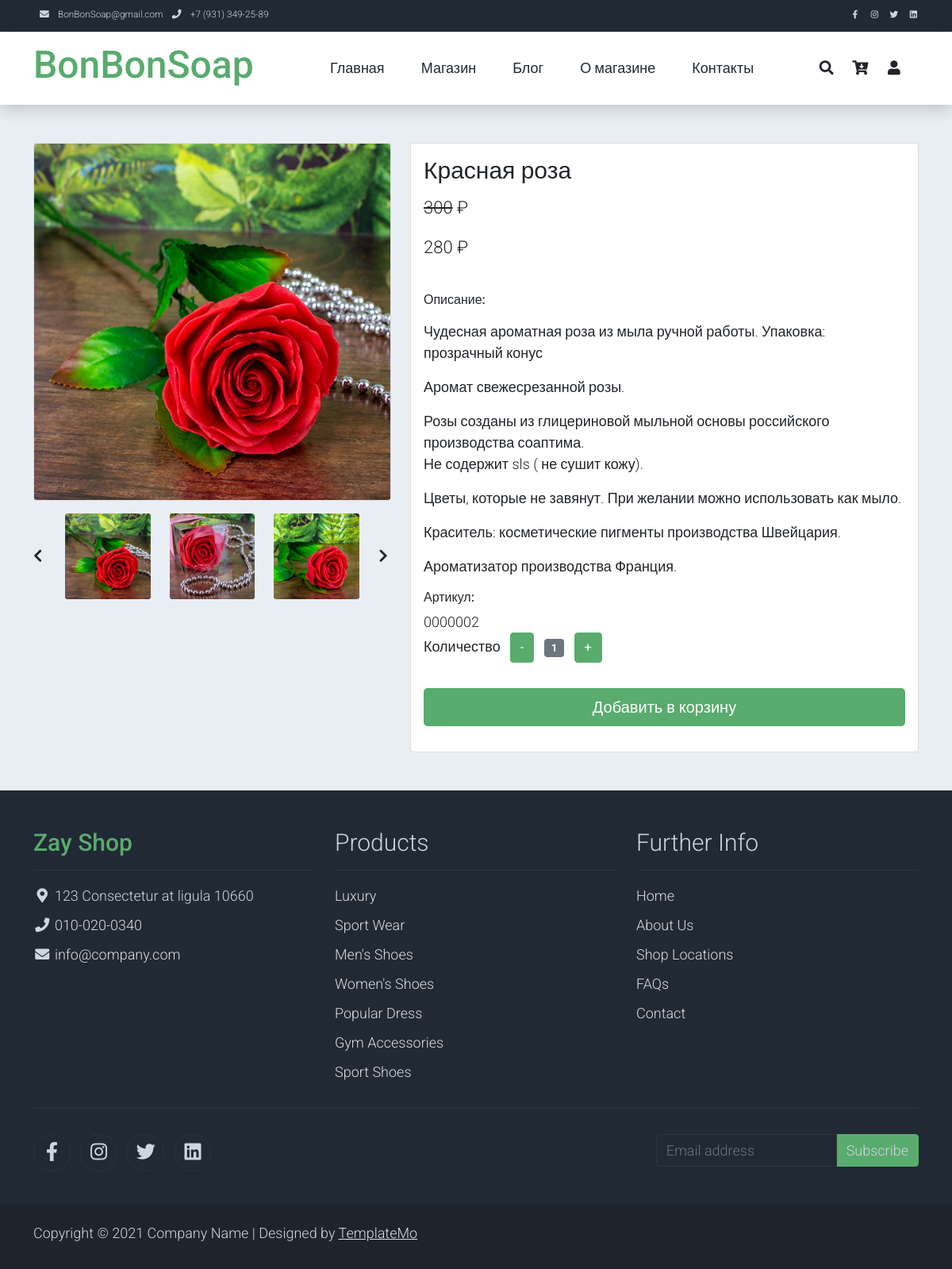
The app's page /shop-single/krasnaya_roza/ with its own data.
### product/models.py (models this page shows, shortened)
class ProductImage(models.Model):
    product = models.ForeignKey(Product, blank=True, null=True, default=None,
                                on_delete=models.SET_DEFAULT)  # Связь с товаром
    image = models.ImageField(upload_to='product_image/')  # Ссылка на фотографию товара
    active = models.BooleanField(default=True)  # Отображать фотографию
    main = models.BooleanField(default=False, verbose_name=u'Главная')  # Главная фотография
    class Meta:
        verbose_name = 'Фотография'
        verbose_name_plural = 'Фотографии'

class Product(models.Model):
    name = models.CharField(max_length=128, verbose_name=u'Название')  # Название товара
    category = models.ForeignKey(Category, on_delete=models.PROTECT,
                                 verbose_name=u'Категория')  # К какой категории относится товар
    alias = models.CharField(max_length=64, blank=False, unique=True, default='!!!', verbose_name=u'Псевдоним')  # Псевдоним поля
    holiday = models.ManyToManyField(Holiday, default='1', blank=False,
                                 verbose_name=u'Праздник')  # К какому празднику подходит товар
    description = models.TextField(blank=True, verbose_name=u'Описание')  # Описание товара
    price = models.IntegerField(default=0, verbose_name=u'Цена')  # Цена за единицу
    quantity = models.IntegerField(default=0, verbose_name=u'Остаток')  # Остаток на складе
    popular = models.IntegerField(default=0, verbose_name=u'Популярность')  # Популярность товара
    discount = models.IntegerField(default=0, verbose_name=u'Скидка')  # Скидка (сумма скидки, не %)
    active = models.BooleanField(default=True, verbose_name=u'Активен')  # Товар Активен
    article = models.CharField(max_length=8,
                               blank=True, default=None,
                               verbose_name=u'Артикль')  # Артикль (получается с применением префикса PRODUCT_PREFIX)
    class Meta:
        verbose_name = 'Товар'
        verbose_name_plural = 'Товары'

### shop/views.py (the view)
# urls.py: path('shop-single/', shop_single, name='shop-single'),
def shop_single(request, product=None):
    if product == None:
        return redirect('shop')
    try:
        product = Product.objects.get(alias=product)
    except:
        return redirect('shop')
    images = product.productimage_set.filter(active=True)
    if len(images):
        main_image = images[0].image.url
    else:
        main_image = settings.NO_PHOTO
    for image in images:
        if image.main:
            main_image = image.image.url
            break
    images = [images[i:i + 3] for i in range(0, len(images), 3)]  # Разбиваем список картинок по 3
    discount_price = product.price - product.discount if product.discount else 0
    return render(request, 'shop-single.html', locals())

### profile/templatetags/user_tags.py (called while the page is built)
@register.simple_tag(takes_context=True)
def basket_count(context):
    request = context['request']
    try:
        if request.user.is_authenticated:
            basket = Profile.objects.get(user=request.user).basket
        else:
            if 'basket' in request.session:
                basket = request.session['basket']
            else:
                return ''
        if not isinstance(basket, dict):
            basket = eval(basket)
    except:
        return ''
    q = sum(x for x in basket.values())
    return q if q else ''

### templates/shop-single.html (shortened to what this page needs)
{% extends 'base.html' %}
{% load static %}
{% block content %}
    <section class="bg-light">
        <div class="container pb-5">
            <div class="row">
                <div class="col-lg-5 mt-5">
                    <div class="card mb-3">
                        <img class="card-img img-fluid" src="{{ main_image }}" alt="Card image cap" id="product-detail">
                    </div>
                    <div class="row">
                        {% if images %}
                        <div class="col-1 align-self-center">
                            <a href="#multi-item-example" role="button" data-bs-slide="prev">
                                <i class="text-dark fas fa-chevron-left {% if images|length == 1 %} d-none {% endif %}"></i>
                            </a>
                        </div>
                        <div id="multi-item-example" class="col-10 carousel slide carousel-multi-item" data-bs-ride="carousel">
                            <div class="carousel-inner product-links-wap" role="listbox">
                                {% for images_3 in images %}
                                <div class="carousel-item {% if forloop.counter0 == 0 %} active {% endif %}">
                                    <div class="row">
                                        {% for image in images_3 %}
                                        <div class="col-4">
                                            <a href="#">
                                                <img class="card-img img-fluid" src="{{ image.image.url }}" alt="{{ product.name }}">
                                            </a>
                                        </div>
                                        {% endfor %}
                                    </div>
                                </div>
                                {% endfor %}
                            </div>
                        </div>
                        <div class="col-1 align-self-center">
                            <a href="#multi-item-example" role="button" data-bs-slide="next">
                                <i class="text-dark fas fa-chevron-right {% if images|length == 1 %} d-none {% endif %}"></i>
                            </a>
                        </div>
                        {% endif %}
                    </div>
                </div>
                <div class="col-lg-7 mt-5">
                    <div class="card">
                        <div class="card-body">
                            <h1 class="h2">{{ product.name }}</h1>
                            {% if product.active %}
                            {% if discount_price %}
                            <p class="h3 py-2"><s>{{ product.price }}</s> &#x20bd;</p>
                            <p class="h3 py-2">{{ discount_price }} &#x20bd;</p>
                            {% else %}
                            <p class="h3 py-2">{{ product.price }} &#x20bd;</p>
                            {% endif %}
                            {% else %}
                            <p class="h3 py-2">Нет в наличии</p>
                            {% endif %}
                            <br>
                            <h6>Описание:</h6>
                            <p>{{ product.description|safe|linebreaks }}</p>
                            <h6>Артикул:</h6>
                            {{ product.article }}
                            {% if product.active %}
                            <form action="{% url 'add_to_basket' %}" method="post" id="form_work_basket">
                                <div class="row">
                                    <div class="col-auto">
                                        <ul class="list-inline pb-3">
                                            <li class="list-inline-item text-right">
                                                Количество
                                            </li>
                                            <li class="list-inline-item"><span class="btn btn-success" id="btn-minus">-</span></li>
                                            <li class="list-inline-item"><span class="badge bg-secondary" id="var-value">1</span></li>
                                            <li class="list-inline-item"><span class="btn btn-success" id="btn-plus">+</span></li>
                                        </ul>
                                    </div>
                                </div>
                                <div class="row pb-3">
                                    <div class="col d-grid">
                                        <button type="submit" class="btn btn-success btn-lg" name="submit">Добавить в корзину</button>
                                    </div>
                                </div>
                            </form>
                            {% endif %}
                        </div>
                    </div>
                </div>
            </div>
        </div>
    </section>
{% endblock content %}

### static/css/templatemo.css (style rules this page uses)
body, ul, li, p, a, label, input, div { font-family: 'Roboto', sans-serif; font-size: 18px !important; font-weight: 300 !important; }
.h2 { font-family: 'Roboto', sans-serif; font-size: 30px !important; font-weight: 300; }
.h3 { font-family: 'Roboto', sans-serif; font-size: 22px !important; }
.bg-light { background-color: #e9eef5 !important; }
.btn-success { background-color: #59ab6e !important; border-color: #56ae6c !important; }

### records on screen
ProductImage: image (picture)
ProductImage: image (picture)
ProductImage: image (picture)
Product: name "Красная роза", price "300", description "Чудесная ароматная роза из мыла ручной работы. Упаковка: прозрачный конус Аромат свежесрезанной розы. Розы созданы из глицериновой мыльной основы российского производства соаптима. Не содержит sls ( не сушит кожу). Цветы, которые не завянут. При желании можно использовать как мыло. Краситель: косметические пигменты производства Швейцария. Ароматизатор производства Франция.", article "0000002"

### other values on screen
{{ discount_price }} "280"
